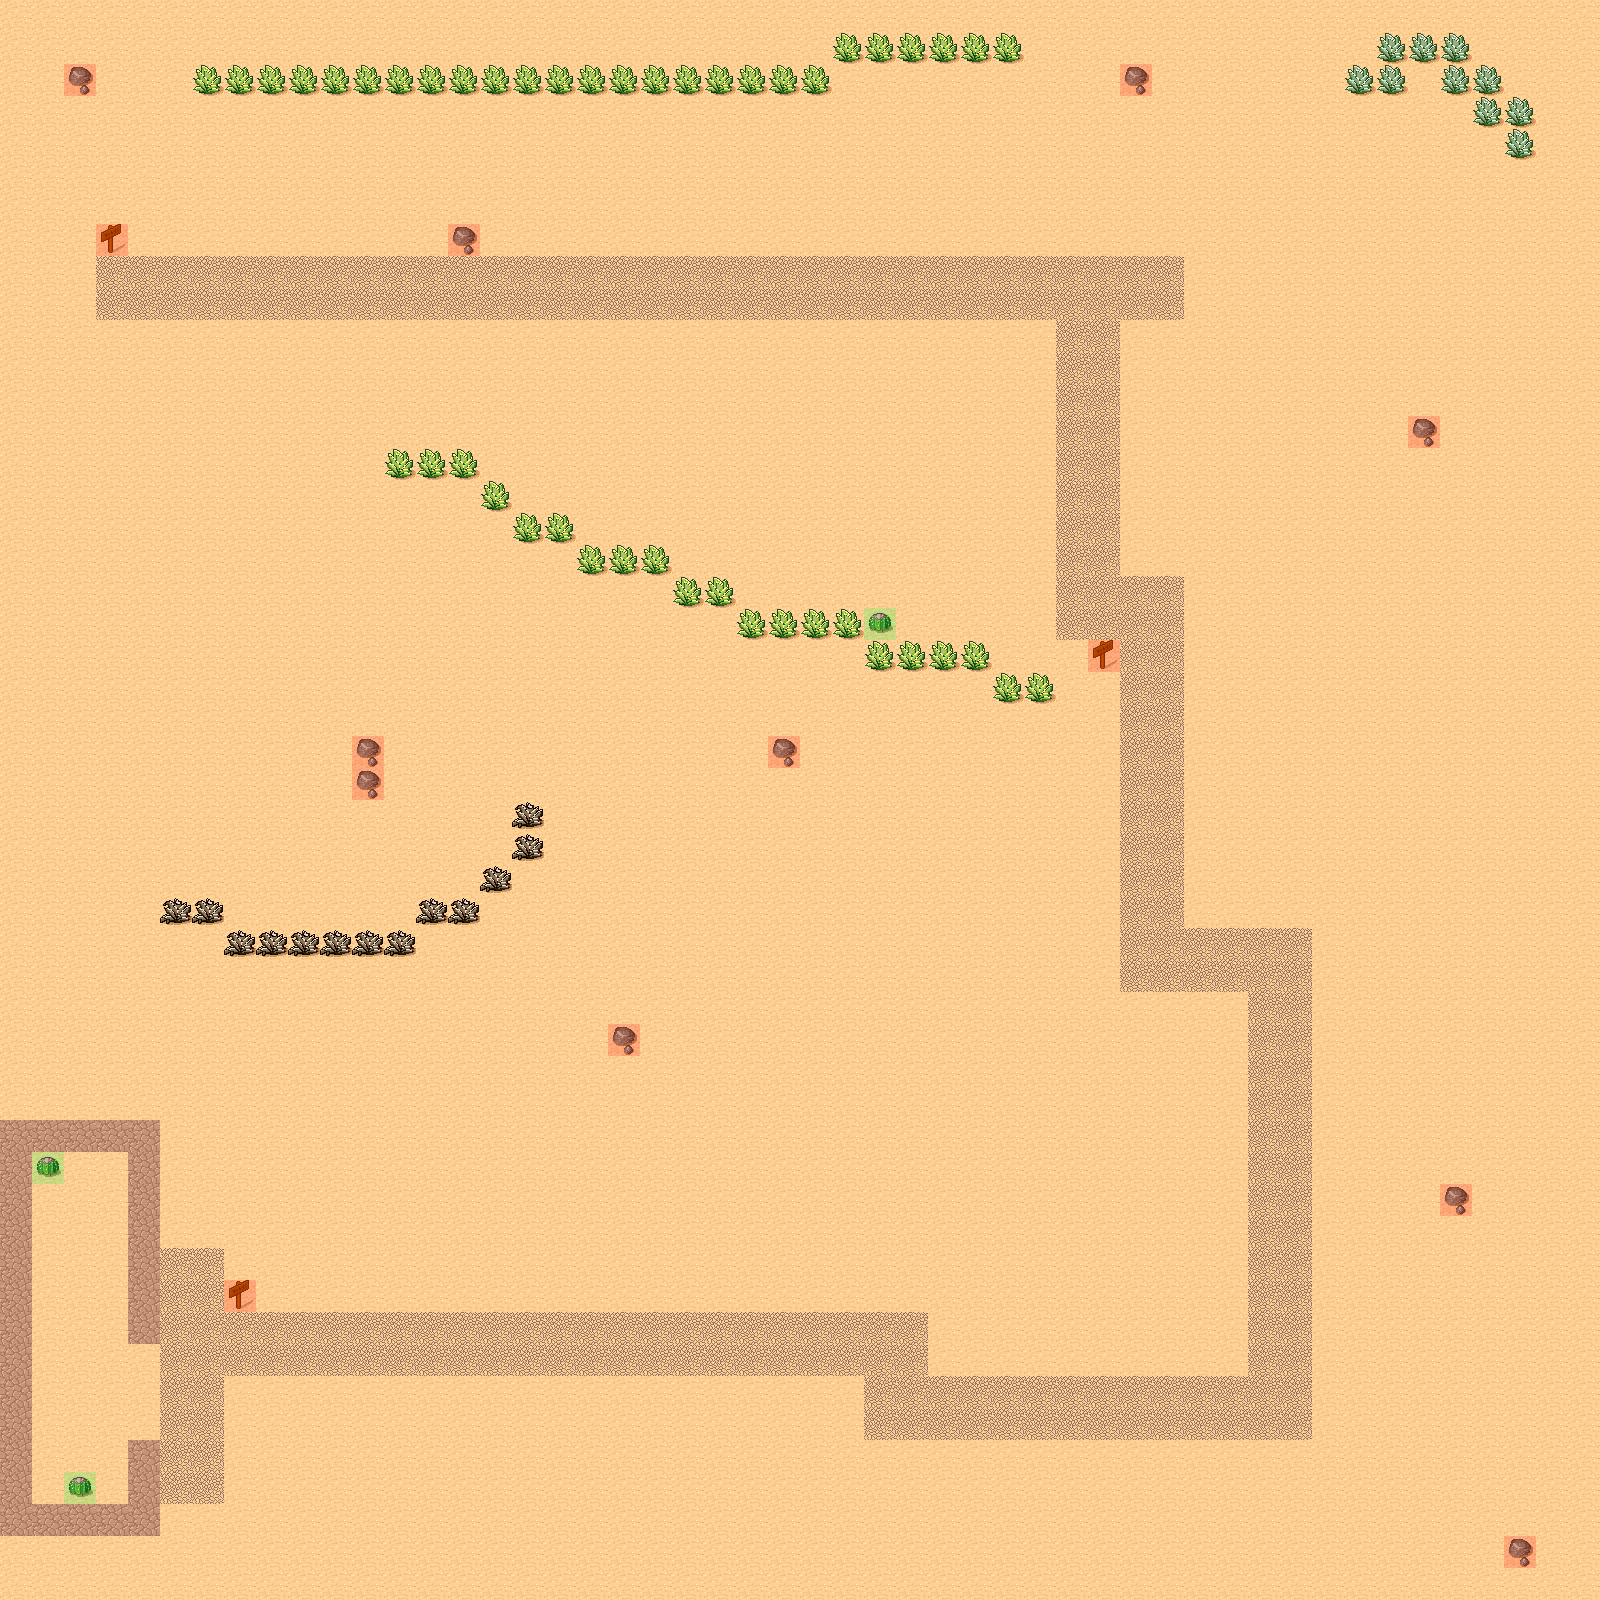

This is a level from a 2D game, rendered from its Tiled map with the project's own tilesets. A one-line summary and the map file follow, with tile-layer data summarised:
An orthogonal 50x50 tile map with 32x32 px tiles, 3 tile layers (Background, Foreground, Meta), 2 tilesets and 1 object (SpawnPoint).

<map version="1.0" orientation="orthogonal" width="50" height="50" tilewidth="32" tileheight="32">
 <tileset firstgid="1" name="tmw_desert_spacing" tilewidth="32" tileheight="32" spacing="1" margin="1">
  <image source="tmw_desert_spacing.png" width="265" height="199" />
 </tileset>
 <tileset firstgid="49" name="meta_tiles" tilewidth="32" tileheight="32" spacing="1" margin="1">
  <image source="meta_tiles.png" width="67" height="34" />
  <tile id="0">
   <properties>
    <property name="Collidable" value="True" />
   </properties>
  </tile>
  <tile id="1">
   <properties>
    <property name="Collectable" value="True" />
   </properties>
  </tile>
 </tileset>
 <layer name="Background" width="50" height="50">
  <data>[2500 cells, 2500 non-empty, 8 distinct tile ids]</data>
 </layer>
 <objectgroup name="Objects" width="50" height="50">
  <object name="SpawnPoint" x="448" y="259" width="29" height="23" />
 </objectgroup>
 <layer name="Foreground" width="50" height="50">
  <data>[2500 cells, 3 non-empty, 1 distinct tile ids]</data>
 </layer>
 <layer name="Meta" width="50" height="50">
  <data>[2500 cells, 45 non-empty, 2 distinct tile ids]</data>
 </layer>
</map>
